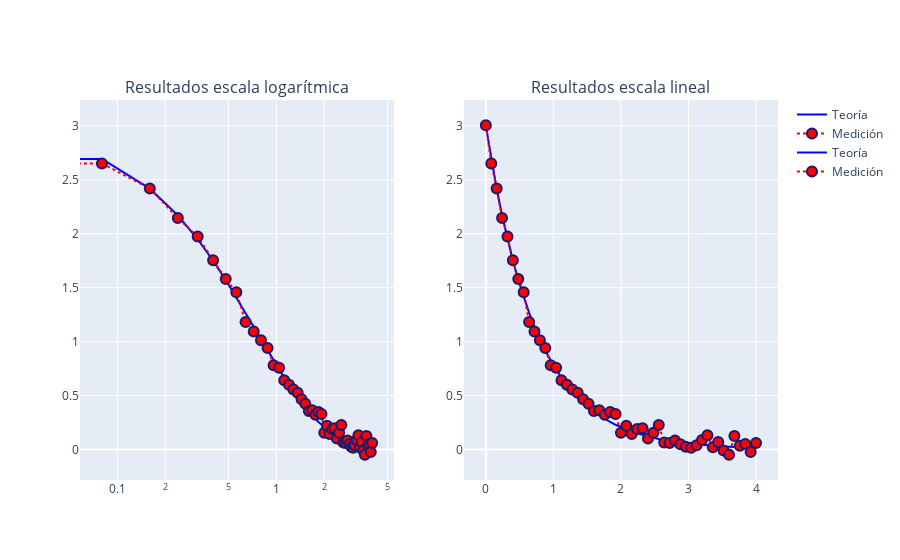

Here is the notebook cell this chart was saved with:
### Code cell
fig = go.Figure()


fig = make_subplots(rows=1,cols=2,
                   subplot_titles = ('Resultados escala logarítmica',
                                     'Resultados escala lineal'))


fig.add_trace(go.Scatter(
    x=x
    ,y=y
    ,name='Teoría'
    ,line=dict(
         color='blue'
        ,width=2)
    )
    ,row=1,col=1)
fig.add_trace(go.Scatter(
     x=x
    ,y=medicion
    ,name='Medición'
    ,mode='lines+markers'
    ,line=dict(
        color='red'
        ,width=2
        ,dash='dot')
    ,marker=dict(
        color='red'
        ,symbol='circle'
        ,size=10
        ,line_width=2
        ,line_color="midnightblue"))
    ,row=1,col=1)

fig.add_trace(go.Scatter(
    x=x
    ,y=y
    ,name='Teoría'
    ,line=dict(
         color='blue'
        ,width=2)
    )
    ,row=1,col=2)
fig.add_trace(go.Scatter(
     x=x
    ,y=medicion
    ,name='Medición'
    ,mode='lines+markers'
    ,line=dict(
        color='red'
        ,width=2
        ,dash='dot')
    ,marker=dict(
        color='red'
        ,symbol='circle'
        ,size=10
        ,line_width=2
        ,line_color="midnightblue"))
    ,row=1,col=2)

                    
                    
                    
fig.update_xaxes(type='log',
                    row=1,col=1)

### Figure 1 — Plotly figure (JSON) as saved in the notebook; plotly's stock layout.template omitted (floating-point values rounded to 4 significant figures)
{"data": [{"line": {"color": "blue", "width": 2}, "name": "Teoría", "type": "scatter", "x": [0, 0.08, 0.16, 0.24, 0.32, 0.4, 0.48, 0.56, 0.64, 0.72, 0.8, 0.88, 0.96, 1.04, 1.12, 1.2, 1.28, 1.36, 1.44, 1.52, 1.6, 1.68, 1.76, 1.84, 1.92, 2, 2.08, 2.16, 2.24, 2.32, 2.4, 2.48, 2.56, 2.64, 2.72, 2.8, 2.88, 2.96, 3.04, 3.12, 3.2, 3.28, 3.36, 3.44, 3.52, 3.6, 3.68, 3.76, 3.84, 3.92, 4], "xaxis": "x", "y": [3, 2.693, 2.418, 2.171, 1.949, 1.75, 1.571, 1.411, 1.268, 1.138, 1.023, 0.9187, 0.8253, 0.7415, 0.6662, 0.5986, 0.5379, 0.4834, 0.4345, 0.3905, 0.351, 0.3155, 0.2836, 0.2549, 0.2292, 0.2061, 0.1853, 0.1666, 0.1498, 0.1347, 0.1211, 0.1089, 0.09798, 0.08813, 0.07926, 0.0713, 0.06413, 0.05769, 0.0519, 0.04669, 0.04201, 0.03779, 0.034, 0.0306, 0.02753, 0.02477, 0.02229, 0.02006, 0.01805, 0.01625, 0.01462], "yaxis": "y"}, {"line": {"color": "red", "dash": "dot", "width": 2}, "marker": {"color": "red", "line": {"color": "midnightblue", "width": 2}, "size": 10, "symbol": "circle"}, "mode": "lines+markers", "name": "Medición", "type": "scatter", "x": [0, 0.08, 0.16, 0.24, 0.32, 0.4, 0.48, 0.56, 0.64, 0.72, 0.8, 0.88, 0.96, 1.04, 1.12, 1.2, 1.28, 1.36, 1.44, 1.52, 1.6, 1.68, 1.76, 1.84, 1.92, 2, 2.08, 2.16, 2.24, 2.32, 2.4, 2.48, 2.56, 2.64, 2.72, 2.8, 2.88, 2.96, 3.04, 3.12, 3.2, 3.28, 3.36, 3.44, 3.52, 3.6, 3.68, 3.76, 3.84, 3.92, 4], "xaxis": "x", "y": [3.005, 2.651, 2.419, 2.146, 1.974, 1.754, 1.581, 1.458, 1.182, 1.093, 1.012, 0.9401, 0.7819, 0.7577, 0.641, 0.5994, 0.5568, 0.5262, 0.4655, 0.4238, 0.3558, 0.3628, 0.3228, 0.3482, 0.3284, 0.1558, 0.2194, 0.1438, 0.1896, 0.1965, 0.1026, 0.1545, 0.228, 0.06424, 0.05976, 0.08276, 0.04819, 0.02444, 0.01616, 0.04024, 0.0872, 0.1312, 0.02146, 0.06894, -0.008867, -0.04859, 0.1244, 0.03498, 0.05194, -0.02321, 0.06013], "yaxis": "y"}, {"line": {"color": "blue", "width": 2}, "name": "Teoría", "type": "scatter", "x": [0, 0.08, 0.16, 0.24, 0.32, 0.4, 0.48, 0.56, 0.64, 0.72, 0.8, 0.88, 0.96, 1.04, 1.12, 1.2, 1.28, 1.36, 1.44, 1.52, 1.6, 1.68, 1.76, 1.84, 1.92, 2, 2.08, 2.16, 2.24, 2.32, 2.4, 2.48, 2.56, 2.64, 2.72, 2.8, 2.88, 2.96, 3.04, 3.12, 3.2, 3.28, 3.36, 3.44, 3.52, 3.6, 3.68, 3.76, 3.84, 3.92, 4], "xaxis": "x2", "y": [3, 2.693, 2.418, 2.171, 1.949, 1.75, 1.571, 1.411, 1.268, 1.138, 1.023, 0.9187, 0.8253, 0.7415, 0.6662, 0.5986, 0.5379, 0.4834, 0.4345, 0.3905, 0.351, 0.3155, 0.2836, 0.2549, 0.2292, 0.2061, 0.1853, 0.1666, 0.1498, 0.1347, 0.1211, 0.1089, 0.09798, 0.08813, 0.07926, 0.0713, 0.06413, 0.05769, 0.0519, 0.04669, 0.04201, 0.03779, 0.034, 0.0306, 0.02753, 0.02477, 0.02229, 0.02006, 0.01805, 0.01625, 0.01462], "yaxis": "y2"}, {"line": {"color": "red", "dash": "dot", "width": 2}, "marker": {"color": "red", "line": {"color": "midnightblue", "width": 2}, "size": 10, "symbol": "circle"}, "mode": "lines+markers", "name": "Medición", "type": "scatter", "x": [0, 0.08, 0.16, 0.24, 0.32, 0.4, 0.48, 0.56, 0.64, 0.72, 0.8, 0.88, 0.96, 1.04, 1.12, 1.2, 1.28, 1.36, 1.44, 1.52, 1.6, 1.68, 1.76, 1.84, 1.92, 2, 2.08, 2.16, 2.24, 2.32, 2.4, 2.48, 2.56, 2.64, 2.72, 2.8, 2.88, 2.96, 3.04, 3.12, 3.2, 3.28, 3.36, 3.44, 3.52, 3.6, 3.68, 3.76, 3.84, 3.92, 4], "xaxis": "x2", "y": [3.005, 2.651, 2.419, 2.146, 1.974, 1.754, 1.581, 1.458, 1.182, 1.093, 1.012, 0.9401, 0.7819, 0.7577, 0.641, 0.5994, 0.5568, 0.5262, 0.4655, 0.4238, 0.3558, 0.3628, 0.3228, 0.3482, 0.3284, 0.1558, 0.2194, 0.1438, 0.1896, 0.1965, 0.1026, 0.1545, 0.228, 0.06424, 0.05976, 0.08276, 0.04819, 0.02444, 0.01616, 0.04024, 0.0872, 0.1312, 0.02146, 0.06894, -0.008867, -0.04859, 0.1244, 0.03498, 0.05194, -0.02321, 0.06013], "yaxis": "y2"}], "layout": {"annotations": [{"font": {"size": 16}, "showarrow": false, "text": "Resultados escala logarítmica", "x": 0.225, "xanchor": "center", "xref": "paper", "y": 1, "yanchor": "bottom", "yref": "paper"}, {"font": {"size": 16}, "showarrow": false, "text": "Resultados escala lineal", "x": 0.775, "xanchor": "center", "xref": "paper", "y": 1, "yanchor": "bottom", "yref": "paper"}], "xaxis": {"anchor": "y", "domain": [0, 0.45], "type": "log"}, "xaxis2": {"anchor": "y2", "domain": [0.55, 1]}, "yaxis": {"anchor": "x", "domain": [0, 1]}, "yaxis2": {"anchor": "x2", "domain": [0, 1]}}}
